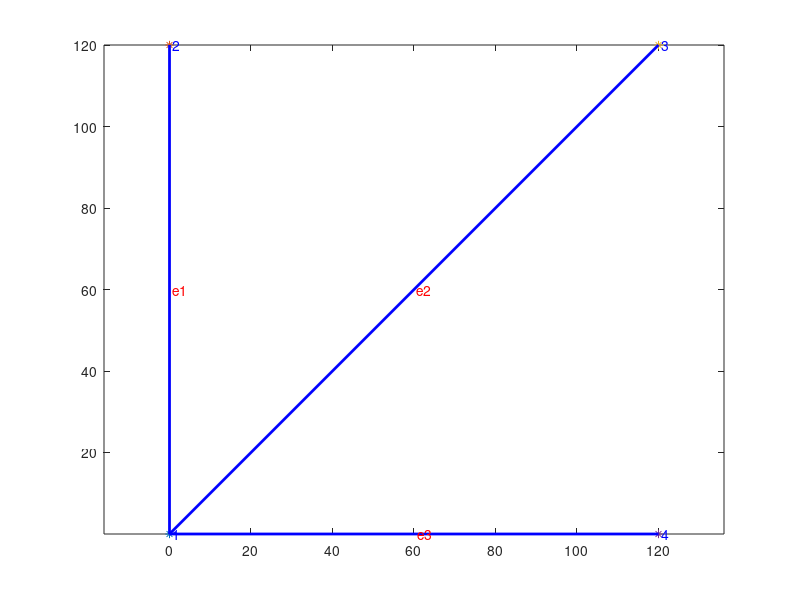

Source code (MATLAB):
function truss_2D
%
%----------------------------------------------------------------------------%
% Static 2-d truss solution
%
%   adapted from the text:
%     The Finite Element Method Using MATLAB
%           by Young W. Kwon and Hyochoong Bang
%
%   adapted by D. G. Taggart for MCE 466
%
% Variable descriptions
%   k = element stiffness matrix
%   kk = system stiffness matrix
%   ff = system force vector
%   index = a vector containing system dofs associated with each element
%   gcoord = global coordinate matrix
%   disp = nodal displacement vector
%   elforce = element force vector
%   eldisp = element nodal displacement
%   stress = stress vector for every element
%   elprop = element property matrix
%   nodes = nodal connectivity matrix for each element
%   bcdof = a vector containing dofs associated with boundary conditions
%   bcval = a vector containing boundary condition values associated with
%           the dofs in 'bcdof'
%----------------------------------------------------------------------------%
clear; clc; format long; close all
%-------------------- Begin model definition --------------------
%
%---------------------------
% joint definitions (x,y,BC,Fx,Fy)
%    where BC=0 (u&v-free)
%    where BC=1 (u=v=0)
%    where BC=2 (u=0,v-free)
%    where BC=3 (u-free,v=0)
%---------------------------
node_def=[ 0,   0,   0,   0, -10000;
           0,  120,  1,   0,   0;
         120,  120,  1,   0,   0;
         120,    0,  1,   0,   0];
%---------------------------
% member definitions (Node 1, Node 2, Area)
%---------------------------
elements=[1, 2, 2;
          1, 3, 2;
          1, 4, 2];
%---------------------------
% material property (Young's modulus)
%---------------------------
E=30e6;  
%
%-------------------- End model definition --------------------
%
%---------------------------
%  plot truss geometry
%---------------------------
plot_truss(node_def,elements)
%---------------------------
%  control input data
%---------------------------
nsiz=size(node_def);
esiz=size(elements);
nel=esiz(1);             % number of element
nnode=nsiz(1);           % number of nodes
nnel=2;                  % number of nodes per element
ndof=2;                  % number of dofs per node
sdof=nnode*ndof;         % total system dofs
%---------------------------
%  nodal coordinates
%---------------------------
gcoord=node_def(:,1:2);   % (x,y) coordinates of nodes
%------------------------------------------
%  material and geometric properties
%------------------------------------------
for iel=1:nel
    elprop(iel,1)=E;                % Young's modulus
    elprop(iel,2)=elements(iel,3);  % member cross-section
end
%-----------------------------
%  nodal connectivity
%-----------------------------
nodes=elements(:,1:2);
%-----------------------------
%  applied constraints
%-----------------------------
count=1;
for i=1:nnode
    if node_def(i,3)==1
        bcdof(1,count)=2*i-1;
        bcdof(1,count+1)=2*i;
        count=count+2;
    elseif node_def(i,3)==2
        bcdof(1,count)=2*i-1;
        count=count+1;
    elseif node_def(i,3)==3
        bcdof(1,count)=2*i;
        count=count+1;
    else
        continue
    end
end
bcval=zeros(1,count-1);
%----------------------------
%  initialization to zero
%----------------------------
ff=zeros(sdof,1);              % system force vector
kk=zeros(sdof,sdof);           % system stiffness matrix
index=zeros(nnel*ndof,1);      % index vector
elforce=zeros(nnel*ndof,1);    % element force vector
eldisp=zeros(nnel*ndof,1);     % element nodal displacement vector
k=zeros(nnel*ndof,nnel*ndof);  % element stiffness matrix
stress=zeros(nel,1);           % stress vector for every element
%-----------------------------
%  applied nodal force
%-----------------------------
for i=1:nnode
    idof=2*i-1;
    ff(idof)=node_def(i,4);
    ff(idof+1)=node_def(i,5);
end
%--------------------------
%  loop for elements
%--------------------------
for iel=1:nel             % loop for the total number of elements
    nd(1)=nodes(iel,1);   % 1st connected node for the (iel)-th element
    nd(2)=nodes(iel,2);   % 2nd connected node for the (iel)-th element
    x1=gcoord(nd(1),1);   % x coordinate of 1st node
    y1=gcoord(nd(1),2);   % y coordinate of 1st node
    x2=gcoord(nd(2),1);   % x coordinate of 1st node
    y2=gcoord(nd(2),2);   % y coordinate of 2nd node
    leng=sqrt((x2-x1)^2+(y2-y1)^2);   % element length
    if (x2-x1)==0
        beta=2*atan(1);   % angle between local and global axes
    else
        beta=atan((y2-y1)/(x2-x1));
    end
    el=elprop(iel,1);                  % extract elastic modulus
    area=elprop(iel,2);                % extract cross-sectional area
    index=feeldof(nd,nnel,ndof);       % extract system dofs for the element
    k=fetruss2(el,leng,area,0,beta,1); % compute element matrix
    kk=feasmbl1(kk,k,index);           % assemble into system matrix
end
%---------------------------------------------------
%  apply constraints and solve the matrix
%---------------------------------------------------
[kk,ff]=feaplyc2(kk,ff,bcdof,bcval);  % apply the boundary conditions
disp=kk\ff;   % solve the matrix equation to find nodal displacements
%--------------------------------------------------
%  post computation for stress calculation
%--------------------------------------------------
for iel=1:nel         % loop for the total number of elements
    nd(1)=nodes(iel,1);   % 1st connected node for the (iel)-th element
    nd(2)=nodes(iel,2);   % 2nd connected node for the (iel)-th element
    x1=gcoord(nd(1),1); y1=gcoord(nd(1),2);  % coordinate of 1st node
    x2=gcoord(nd(2),1); y2=gcoord(nd(2),2);  % coordinate of 2nd node
    leng=sqrt((x2-x1)^2+(y2-y1)^2);  % element length
    if (x2-x1)==0
        beta=2*atan(1);       % angle between local and global axes
    else
        beta=atan((y2-y1)/(x2-x1));
    end
    el=elprop(iel,1);               % extract elastic modulus
    area=elprop(iel,2);             % extract cross-sectional area
    index=feeldof(nd,nnel,ndof);    % extract system dofs for the element
    k=fetruss2(el,leng,area,0,beta,1); % compute element matrix
    for i=1:(nnel*ndof)             % extract displacements associated with
        eldisp(i)=disp(index(i));   % (iel)-th element
    end
    c=cos(beta); s=sin(beta);
    stress(iel)=(E/leng)*[-c -s c s]*eldisp;    
end
%----------------------------
% print fem solutions
%----------------------------
num=1:1:sdof;
displ=[num' disp]          % print displacements
numm=1:1:nel;
stresses=[numm' stress]    % print stresses
%
%--------------------------------------------------------------------
%
function [k,m]=fetruss2(el,leng,area,rho,beta,ipt)
%     Stiffness and mass matrices for the 2-d truss element
%     nodal dof {u_1 v_1 u_2 v_2}
%
%  Synopsis:
%     [k,m]=fetruss2(el,leng,area,rho,beta,ipt)
%
%  Variable Description:
%     k - element stiffness matrix (size of 4x4)
%     m - element mass matrix (size of 4x4)
%     el - elastic modulus
%     leng - element length
%     area - area of truss cross-section
%     rho - mass density (mass per unit volume)
%     beta - angle between the local and global axes         
%            positive if the local axis is in the ccw direction from
%            the global axis
%     ipt = 1 - consistent mass matrix
%         = 2 - lumped mass matrix
%--------------------------------------------------------------------------
% stiffness matrix
c=cos(beta); s=sin(beta);
k= (area*el/leng)*[ c*c   c*s  -c*c  -c*s;...
    c*s   s*s  -c*s  -s*s;...
    -c*c  -c*s   c*c   c*s;...
    -c*s  -s*s   c*s   s*s];
% consistent mass matrix
if ipt==1
    m=(rho*area*leng/6)*[ 2*c*c+2*s*s  0  c*c+s*s  0;...
        0  2*c*c+2*s*s  0  c*c+s*s;...
        c*c+s*s  0  2*c*c+2*s*s  0;...
        0  c*c+s*s  0  2*c*c+2*s*s];
    % lumped mass matrix
else
    m=(rho*area*leng/2)*[ c*c+s*s  0  0  0;...
        0  c*c+s*s  0  0;...
        0  0  c*c+s*s  0;...
        0  0  0  c*c+s*s];
end
%
%--------------------------------------------------------------------
%
function [kk]=feasmbl1(kk,k,index)
%  Purpose:
%     Assembly of element matrices into the system matrix
%
%  Synopsis:
%     [kk]=feasmbl1(kk,k,index)
%
%  Variable Description:
%     kk - system matrix
%     k  - element matri
%     index - d.o.f. vector associated with an element
%-----------------------------------------------------------
edof = length(index);
for i=1:edof
    ii=index(i);
    for j=1:edof
        jj=index(j);
        kk(ii,jj)=kk(ii,jj)+k(i,j);
    end
end
%
%--------------------------------------------------------------------
%
function [index]=feeldof(nd,nnel,ndof)
%  Purpose:
%     Compute system dofs associated with each element
%
%  Synopsis:
%     [index]=feeldof(nd,nnel,ndof)
%
%  Variable Description:
%     index - system dof vector associated with element "iel"
%     iel - element number whose system dofs are to be determined
%     nnel - number of nodes per element
%     ndof - number of dofs per node
%-----------------------------------------------------------

edof = nnel*ndof;
k=0;
for i=1:nnel
    start = (nd(i)-1)*ndof;
    for j=1:ndof
        k=k+1;
        index(k)=start+j;
    end
end
%
%--------------------------------------------------------------------
%
function [kk,ff]=feaplyc2(kk,ff,bcdof,bcval)
%  Purpose:
%     Apply constraints to matrix equation [kk]{x}={ff}
%
%  Synopsis:
%     [kk,ff]=feaplybc(kk,ff,bcdof,bcval)
%
%  Variable Description:
%     kk - system matrix before applying constraints
%     ff - system vector before applying constraints
%     bcdof - a vector containging constrained d.o.f
%     bcval - a vector containing contained value
%
%     For example, there are constraints at d.o.f=2 and 10
%     and their constrained values are 0.0 and 2.5,
%     respectively.  Then, bcdof(1)=2 and bcdof(2)=10; and
%     bcval(1)=1.0 and bcval(2)=2.5.
%-----------------------------------------------------------
n=length(bcdof);
sdof=size(kk);
for i=1:n
    c=bcdof(i);
    for j=1:sdof
        kk(c,j)=0;
    end 
    kk(c,c)=1;
    ff(c)=bcval(i);
end
%
%--------------------------------------------------------------------
%
function plot_truss(joint_def,member_def)
%
jsiz=size(joint_def);
msiz=size(member_def);
nj=jsiz(1);
nm=msiz(1);
x=joint_def(:,1);
y=joint_def(:,2);
ei=member_def(:,1);
ej=member_def(:,2);
icolor=1;
%
%
A=member_def(:,3);
Amax=max(A);
%
labels=1;
if labels==1
    if icolor==1
        for i=1:nj
            plot(x(i),y(i),'*') % Drawing nodes
            t=[' ',num2str(i)];
            text(x(i)+0.015,y(i)+0.015,t,'Color','b');
            hold on
        end
    end
end
for k=1:nm
    if A(k)>.01*Amax
        str2=num2str(k);
        Xi(k)=x(ei(k));
        Yi(k)=y(ei(k));
        Xj(k)=x(ej(k));
        Yj(k)=y(ej(k));
        if icolor==1
            line([Xi(k) Xj(k)],[Yi(k) Yj(k)],'LineWidth',2,'Color','b')
        end
        if icolor==2
            line([Xi(k) Xj(k)],[Yi(k) Yj(k)],'LineWidth',2,'Color','r')
        end
        if icolor==3
            line([Xi(k) Xj(k)],[Yi(k) Yj(k)],'LineWidth',2,'Color','g')
        end
        if icolor==1
            if labels==1
                a=(Xi(k)+Xj(k))/2;
                b=(Yi(k)+Yj(k))/2;
                tt=[' e',num2str(k)];
                text(a,b,tt,'Color','r');
            end
        end
        hold off
    end
end
axis equal

